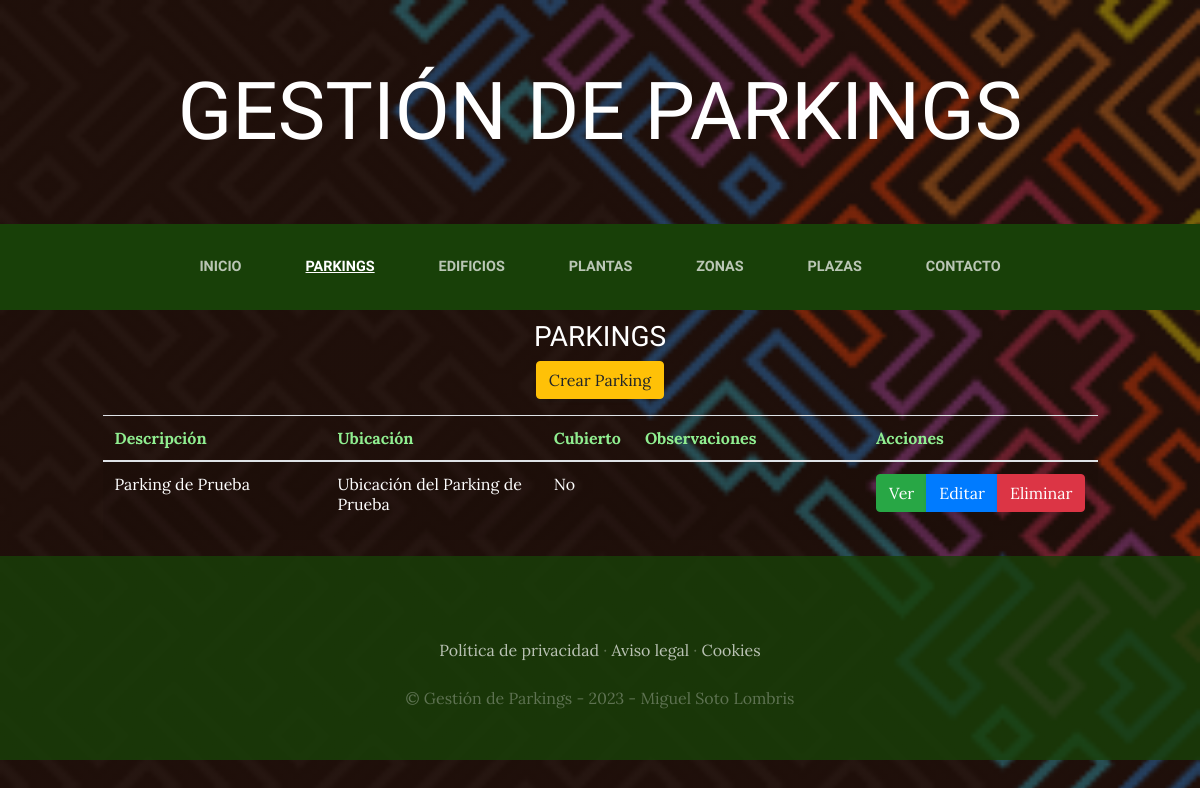
The app's page /parkings/, older data.
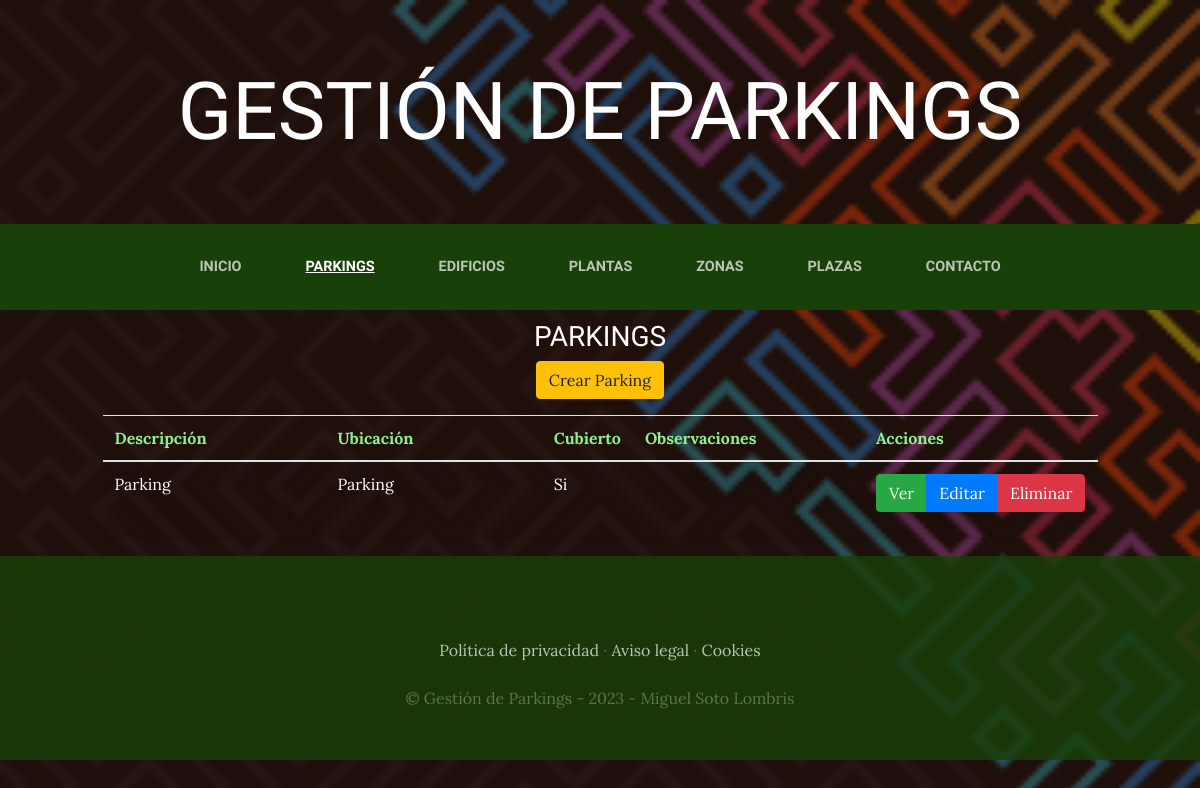
The same page, newer data.
### parkings/models.py (models this page shows, shortened)
class Parking(models.Model):
    descripcion=models.CharField(max_length=50)
    ubicacion=models.CharField(max_length=100)
    cubierto=models.BooleanField(default=True)
    num_plazas_grandes=models.IntegerField()
    num_plazas_peq=models.IntegerField()
    num_plazas_discap=models.IntegerField()
    created=models.DateTimeField(auto_now_add=True)
    updated=models.DateTimeField(auto_now_add=True)
    class Meta:
        verbose_name='parking'
        verbose_name_plural='parkings'

### parkings/views.py (the view)
# urls.py: path('', ParkingsListado.as_view(template_name = "parkings/index_parking.html"), name='ListarParking'),
class ParkingsListado(ListView):
    model = Parking # Llamo a la clase 'Parking' que se encuentra en el archivo 'models.py'

### parkings/templates/parkings/index_parking.html (shortened to what this page needs)
{% extends "ParkingLotApp/base.html" %}
{% load static %}
{% block content %}
<div calss="container" style="padding-top: 10px;">
  <div class="row">
    <div class="col-lg-1">&nbsp;</div>
    <div class="col-lg-10 text-center text-uppercase"><h3 style="color:white">Parkings</h3></div>
    <div class="col-lg-1">&nbsp;</div>
  </div>
  <div class="row">
    <div class="col-lg-1">&nbsp;</div>
    <div class="col-lg-10">
      <div class="btn_crear mb-3 text-center" style="margin:auto;">
          <a href="CrearParking" type="button" class="btn btn-warning">Crear Parking</a>
      </div>
      <table class="table table-striped table-hover">
          <thead>
              <tr style="color:lightgreen;">
                  <th width="30%">Descripción</th>
                  <th width="30%">Ubicación</th>
                  <th>Cubierto</th>
                  <th width="30%">Observaciones</th>
                  <th width="10%">Acciones</th>
              </tr>
          </thead>
          <tbody>
              {% for parking in object_list %}
                <tr style="color:white;">
                  <td>{{ parking.descripcion }}</td>
                  <td>{{ parking.ubicacion }}</td>
                  {% if parking.cubierto == True %}
                    <td>Si</td>
                  {% else %}
                    <td>No</td>
                  {% endif %}
                  <td>{{ parking.observaciones }}</td>
                  <td>
                    <form method="POST" action="ElminarParking/{{parking.id}}">
                      <div class="btn-group">
                        <a href="DetalleParking/{{parking.id}}" title="Ver" type="button" class="btn btn-success">Ver </a>
                        <a href="ActualizarParking/{{parking.id}}" title="Editar" type="button" class="btn btn-primary">Editar </a>
                        <button class="btn btn-danger" onclick="return eliminar();" type="submit">
                          Eliminar
                        </button>
                      </div>
                    </form>
                  </td>
                </tr>
              {% endfor %}
              </tbody>
      </table>
    </div>
    <div class="col-lg-1">&nbsp;</div>
  </div>
</div>
{% endblock %}

Row changes from the older to the newer data that the page shows:
removed Parking: descripcion "Parking de Prueba", ubicacion "Ubicación del Parking de Prueba", cubierto "No"
added Parking: descripcion "Parking", ubicacion "Parking", cubierto "Si"
